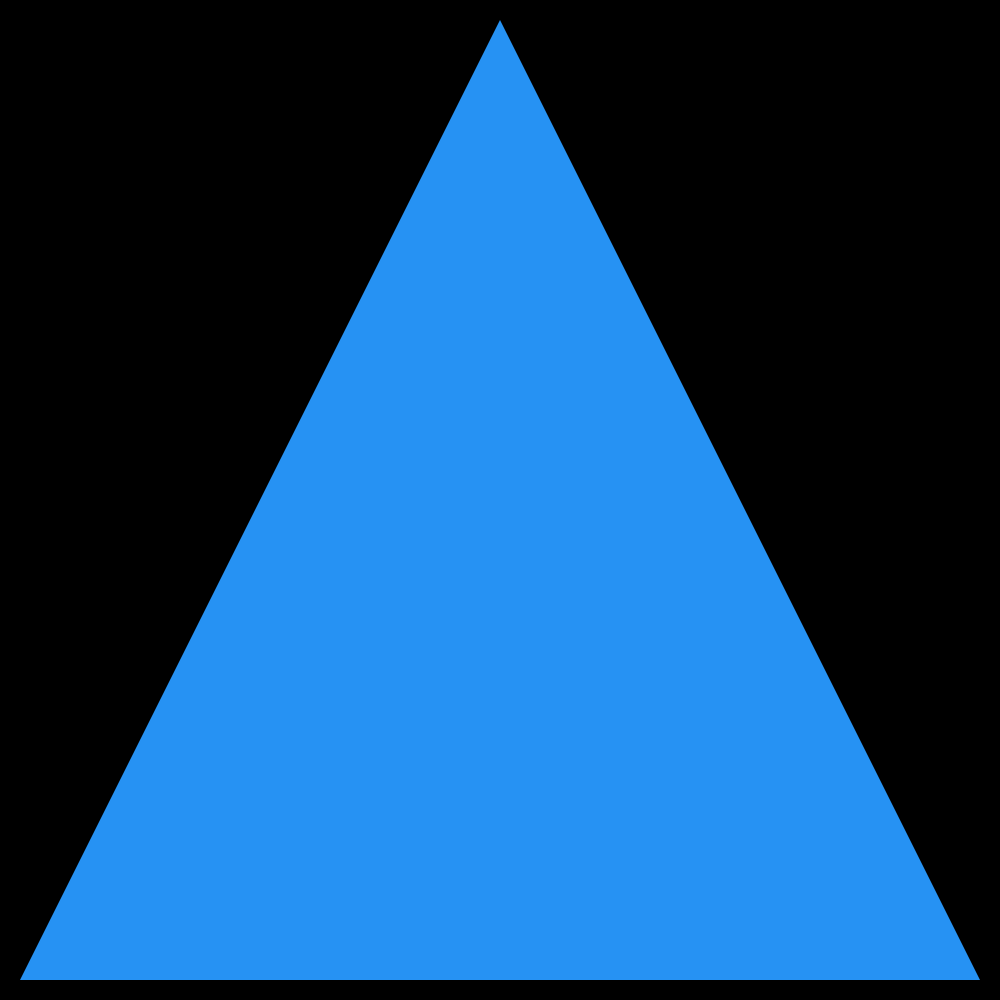
Frame 1 (no input)
Frame 60 (no input): identical to frame 1, image omitted
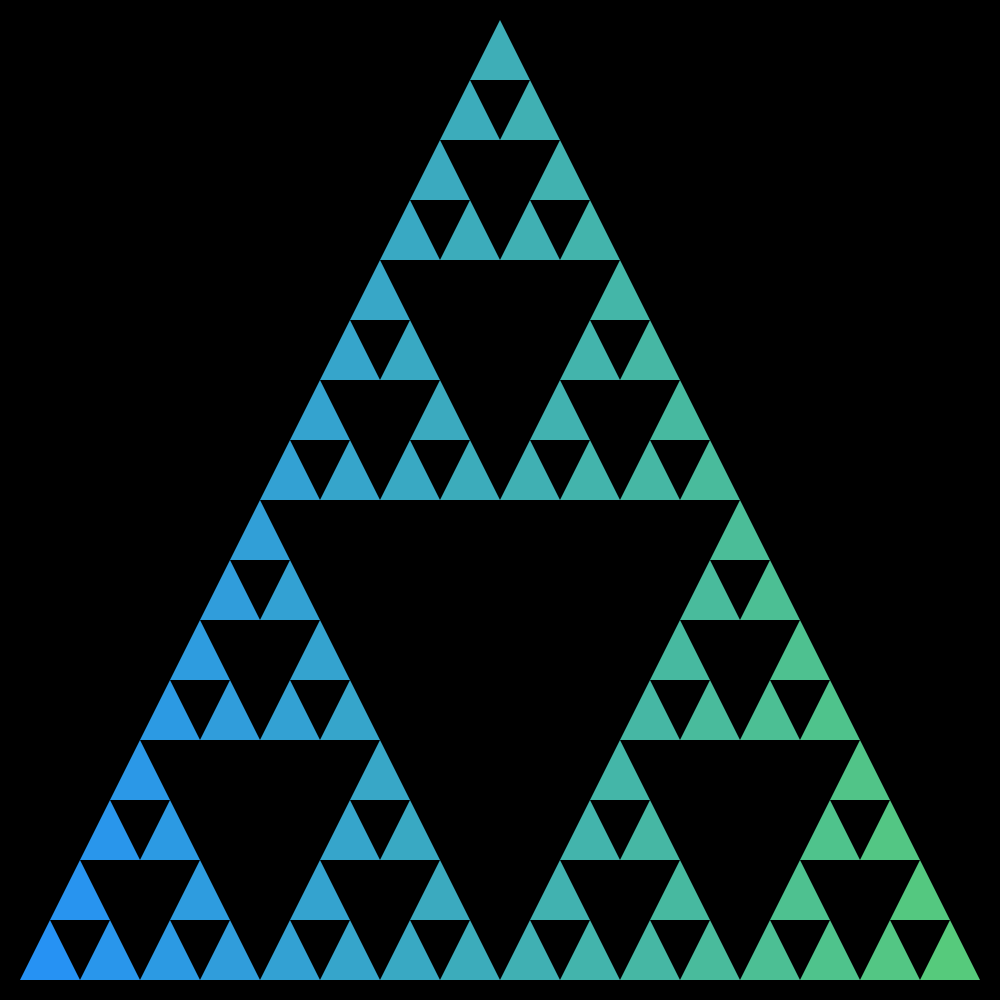
Frame 120 (the mouse pressed at the canvas centre since frame 60)

The p5.js sketch that drew these frames (run headless with seeded random() and noise() and a simulated clock; from frame 60 on, the mouse is pressed at the canvas centre):

// p5.js sketch
// ── sketch.js
// - -- --- NOTES --- -- -
// triangle coords: bottom left, top, then bottom right
// let, const = local, no keyword = global

const MAX_REC_DEPTH = 16;

function setup() {
  // blue-ish
  C1 = color("#2591F6")
  // green-ish
  C2 = color("#5ACF71")

  height_width = min(windowWidth, windowHeight)
  createCanvas(height_width, height_width)
}

function draw() {
  background(0)

  noStroke()
  
  // distance from edge
  d = 20
  recursion_depth = floor(map(mouseX, 0, height_width, 1, 10))
  rec_triangle(recursion_depth, d, height_width - d, height_width / 2, d, height_width - d, height_width - d)
}


function rec_triangle(rec_depth, x1, y1, x2, y2, x3, y3) {
  if (rec_depth <= 1) {
    fill(lerpColor(C1, C2, x1 / height_width))

    triangle(x1, y1, x2, y2, x3, y3)
    return
  }

  let x12 = (x1 + x2) / 2
  let y12 = (y1 + y2) / 2

  let x13 = (x1 + x3) / 2
  let y13 = (y1 + y3) / 2

  let x23 = (x3 + x2) / 2
  let y23 = (y3 + y2) / 2

  // create three smaller triangles
  // bottom left
  rec_triangle(rec_depth - 1, x1, y1, x12, y12, x13, y13)

  // top
  rec_triangle(rec_depth - 1, x12, y12, x2, y2, x23, y23)

  // bottom right
  rec_triangle(rec_depth - 1, x13, y13, x23, y23, x3, y3)
}
